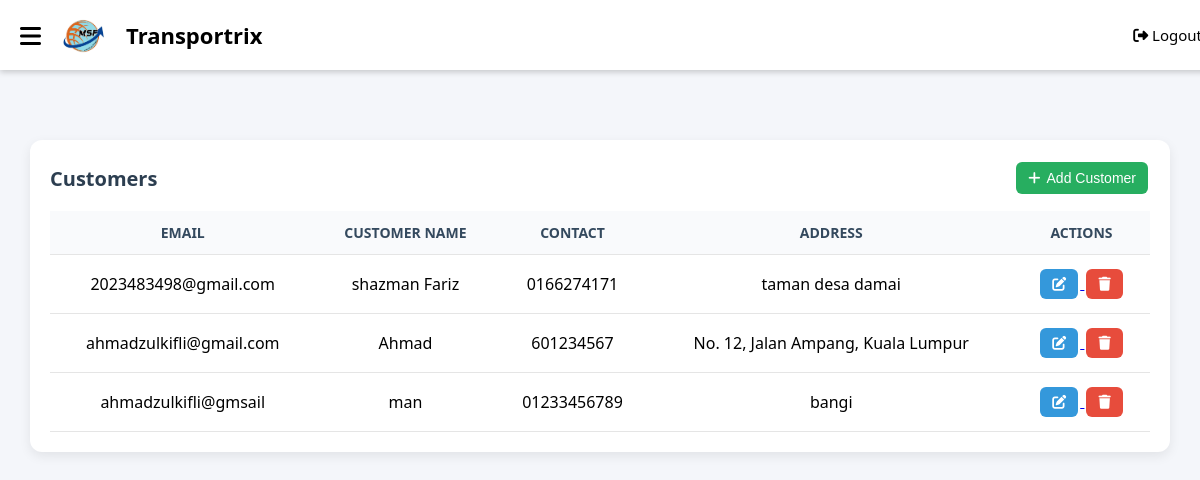
The app's page /customer_list.php with its own data.
### tables this page shows
CREATE TABLE `customer` (
  `cust_email` varchar(50) NOT NULL,
  `cust_name` varchar(50) NOT NULL,
  `cust_contact` varchar(50) NOT NULL,
  `address` varchar(100) NOT NULL,
  `cust_pass` varchar(50) NOT NULL
);

### customer_list.php (the view, shortened to what this page needs)
<?php
    include('connect.php');
    include('navBar.php');
?>
<!DOCTYPE html>
<html lang="en">
<head>
  <link rel="stylesheet" href="https://cdnjs.cloudflare.com/ajax/libs/font-awesome/6.4.0/css/all.min.css">
</head>
<body>
<div class="container">
  <div class="card">
    <div class="card-header">
      <h2>Customers</h2>
      <a href="customer_form.php">
        <button class="btn btn-success"><i class="fa fa-plus"></i> Add Customer</button>
      </a>
    </div>
    <table class="customer-table">
      <tr>
        <th>Email</th>
        <th>Customer Name</th>
        <th>Contact</th>
        <th>Address</th>
        <th colspan="2">Actions</th>
      </tr>
      <?php
      $sql = "SELECT * FROM customer";
      $result = mysqli_query($connect, $sql);
      while ($customer = mysqli_fetch_array($result)) {
          echo "<tr>
                  <td>{$customer['cust_email']}</td>
                  <td>{$customer['cust_name']}</td>
                  <td>{$customer['cust_contact']}</td>
                  <td>{$customer['address']}</td>
                  <td>
                      <a href='customer_update.php?cust_email=" . urlencode($customer['cust_email']) . "'>
                          <button class='btn btn-primary'><i class='fa fa-edit'></i></button>
                      </a>
                      <a href='delete_customer.php?cust_email=" . urlencode($customer['cust_email']) . "' onclick=\"return confirm('Are you sure?')\">
                          <button class='btn btn-danger'><i class='fa fa-trash'></i></button>
                      </a>
                  </td>
                </tr>";
      }
      ?>
    </table>
  </div>
</div>
</body>
</html>

### navBar.php (style rules this page uses)
body { margin: 0; font-family: Arial, sans-serif; }

### customer_list.php (style rules this page uses)
body { margin: 0; font-family: "Segoe UI", Arial, sans-serif; background: #f4f6fa; }
.container { padding: 30px; }
.card { background: white; border-radius: 12px; box-shadow: 0 4px 12px rgba(0,0,0,0.08); padding: 20px; }
.card-header { display: flex; justify-content: space-between; align-items: center; margin-bottom: 15px; }
.card-header h2 { font-size: 20px; font-weight: 600; color: #2c3e50; margin: 0; }
.customer-table { width: 100%; border-collapse: collapse; }
.customer-table th, .customer-table td { padding: 12px 14px; text-align: center; border-bottom: 1px solid #e5e5e5; }
.customer-table th { background: #f9fafc; font-size: 14px; font-weight: 600; color: #34495e; text-transform: uppercase; }
.btn { border: none; border-radius: 6px; padding: 8px 12px; margin: 2px; cursor: pointer; font-size: 14px; color: white; display: inline-flex; align-items: center; gap: 6px; }
.btn-primary { background: #3498db; }
.btn-danger { background: #e74c3c; }
.btn-success { background: #27ae60; }
.btn i { font-size: 14px; }

### records on screen
customer: cust_email "2023483498@gmail.com", cust_name "shazman Fariz", cust_contact "0166274171", address "taman desa damai"
customer: cust_email "ahmadzulkifli@gmail.com", cust_name "Ahmad", cust_contact "601234567", address "No. 12, Jalan Ampang, Kuala Lumpur"
customer: cust_email "ahmadzulkifli@gmsail", cust_name "man", cust_contact "01233456789", address "bangi"
